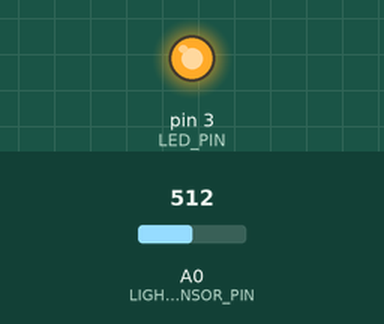
Bench run of a sketch on a simulated Arduino Uno, built with avr-gcc and run on an emulated ATmega328P. On the bench: output pins drawn as LEDs (lit = HIGH). The inputs (shaded band) are chosen by the test bench; at power-on: A0 (LIGHT_SENSOR_PIN) = 512. What the sketch prints to the serial monitor is not drawn.

Above: at 1.2 s.
1.3 s: A0 (LIGHT_SENSOR_PIN) set to 983
4.3 s: A0 (LIGHT_SENSOR_PIN) set to 1008
At 4.7 s:
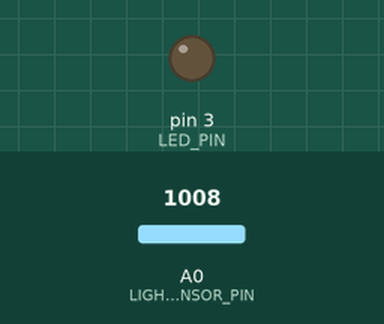
Timing chart, 0 to 7.3 s (numbered marks = the images above; inputs shaded):
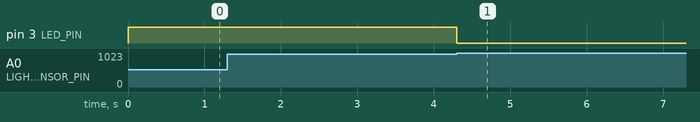

The sketch:

lichtSensor.ino
```cpp
// constants won't change
const int LIGHT_SENSOR_PIN = A0; // Arduino pin connected to light sensor's  pin
const int LED_PIN     = 3;
const int LED_PIN_2   = 4;


// variables will change:
int analogValue;


void setup() {
  pinMode(LED_PIN, OUTPUT);
  Serial.begin(115200);
}

void loop() {
  analogValue = analogRead(LIGHT_SENSOR_PIN); // read the input on analog pin
  Serial.print("Analog Value: ");
  Serial.println(analogValue);
  if(analogValue < 1000){
    digitalWrite(LED_PIN, HIGH);
    digitalWrite(LED_PIN_2, HIGH);
    }


  else
    digitalWrite(LED_PIN, LOW);
    digitalWrite(LED_PIN_2, LOW);
}
```

Measured:
- the behaviour switches between 999 and 1000 on A0 (LIGHT_SENSOR_PIN) (found by bisection; images 0 and 1)
- after the input at 4.3 s, pin 3 (LED_PIN): HIGH → LOW at once
